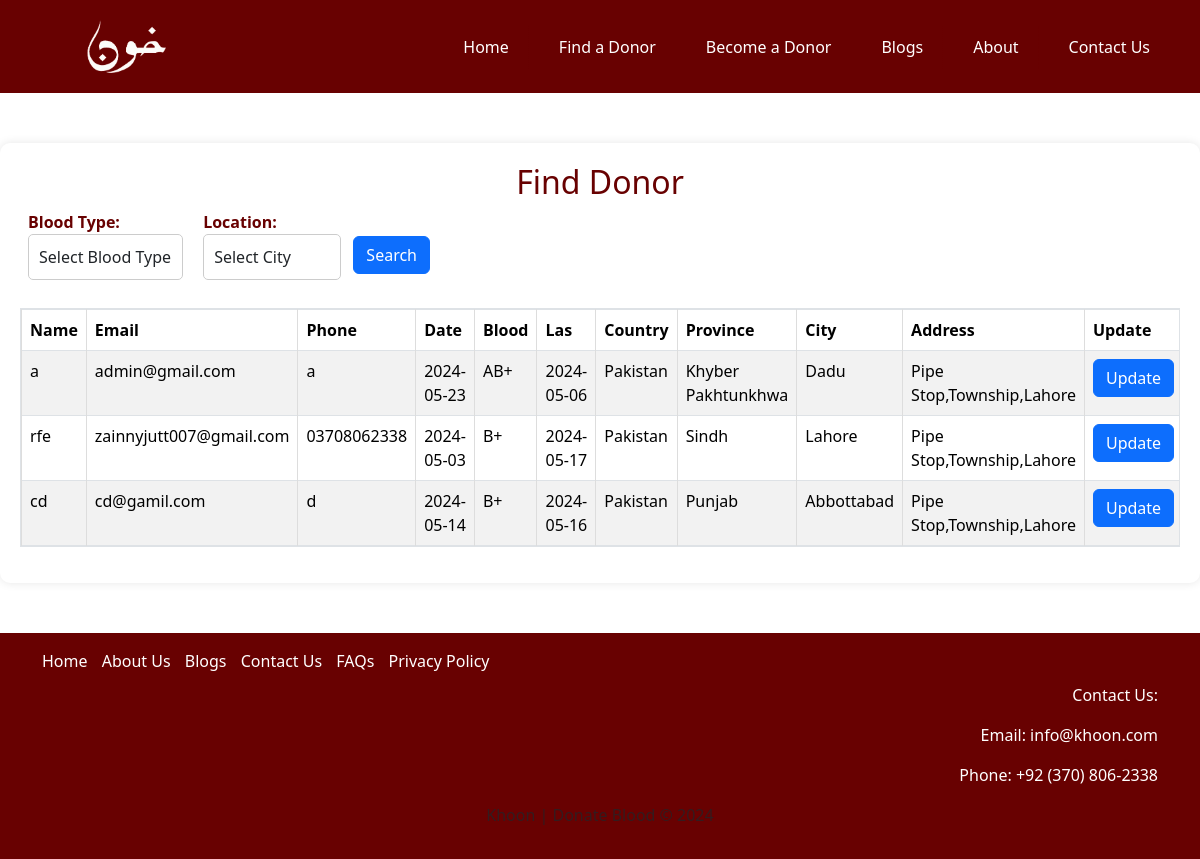
The app's page /model/find_donor.php with its own data.
### tables this page shows
CREATE TABLE `donors` (
  `id` int(100) NOT NULL,
  `name` varchar(1100) NOT NULL,
  `email` varchar(1100) NOT NULL,
  `phone` varchar(1100) NOT NULL,
  `cnic` varchar(1100) NOT NULL,
  `dob` varchar(1100) NOT NULL,
  `blood_group` varchar(1100) NOT NULL,
  `last_do_date` varchar(1100) NOT NULL,
  `country` varchar(1100) NOT NULL,
  `province` varchar(1100) NOT NULL,
  `city` varchar(1100) NOT NULL,
  `address` varchar(1100) NOT NULL
);

### common/basepath.php (called while the page is built)
<?php
$bp="//localhost/khoon/";
?>

### model/find_donor.php (the view, shortened to what this page needs)
<?php include('../common/basepath.php'); ?>
<!DOCTYPE html>
<html lang="en">
<head>
    <link rel="stylesheet" href="<?php echo $bp; ?>css/bootstrap.css">
    <link rel="stylesheet" href="<?php echo $bp; ?>css/find_donor.css">
</head>
<body>
<?php
include('../common/navbar.php');
?>
<div class="find-donor-container">
    <h2 class="find-donor-title">Find Donor</h2>
    <form id="find-donor-search-form" class="find-donor-form-inline mb-3 justify-content-end">
        <div class="form-group find-donor-form-group mx-2 mb-2">
            <label for="find-donor-blood-type" class="mr-2">Blood Type:</label>
            <select id="find-donor-blood-type" name="blood-type" class="form-control">
                <option value="">Select Blood Type</option>
            </select>
        </div>
        <div class="form-group find-donor-form-group mx-2 mb-2">
            <label for="find-donor-city" class="mr-2">Location:</label>
            <select id="find-donor-city" name="city" class="form-control" required>
                <option value="">Select City</option>
            </select>
        </div>
        <button type="submit" class="btn btn-primary mb-2">Search</button>
    </form>
    <table id="find-donor-table" class="find-donor-table table table-striped table-bordered">
        <thead>
            <tr>
                <th>Name</th>
                <th>Email</th>
                <th>Phone</th>
                <th>Date </th>
                <th>Blood</th>
                <th>Las</th>
                <th>Country</th>
                <th>Province</th>
                <th>City</th>
                <th>Address</th>
                <th>Update</th>
            </tr>
        </thead>
        <tbody>
            <?php
            include('../common/db.php');
            $sql = "SELECT * FROM donors";
            $result = $conn->query($sql);
            if ($result->num_rows > 0) {
                while($row = $result->fetch_assoc()) {
                    echo "<tr>
                        <td>{$row['name']}</td>
                        <td>{$row['email']}</td>
                        <td>{$row['phone']}</td>
                        <td>{$row['dob']}</td>
                        <td>{$row['blood_group']}</td>
                        <td>{$row['last_do_date']}</td>
                        <td>{$row['country']}</td>
                        <td>{$row['province']}</td>
                        <td>{$row['city']}</td>
                        <td>{$row['address']}</td>
                        <td><a href='update_donor.php?id={$row['id']}' class='btn btn-primary'>Update</a></td>
                        <td><a href='delete_donor.php?id={$row['id']}' class='btn btn-danger'>Delete</a></td>
                    </tr>";
                }
            } else {
                echo "<tr><td colspan='12'>No donors found</td></tr>";
            }
            ?>
        </tbody>
    </table>
</div>
<?php
include('../common/footer.php');
?>
</body>
</html>

### common/navbar.php (shortened to what this page needs)
<!DOCTYPE html>
<html lang="en">
<head>
  <link rel="stylesheet" href="<?php echo $bp; ?>css/navbar.css">
  <link rel="stylesheet" href="<?php echo $bp; ?>css/bootstrap.css">
</head>
<body>
  <header>
    <div class="logo">
      <a href="<?php echo $bp; ?>index.php"><img src="<?php echo $bp; ?>assets/logo2.png" alt="Logo"></a>
    </div>
    <nav>
      <ul>
        <li><a href="<?php echo $bp; ?>index.php">Home</a></li>
        <li><a href="<?php echo $bp; ?>model/find_donor.php">Find a Donor</a></li>
        <li><a href="<?php echo $bp; ?>model/become_donor.php">Become a Donor</a></li>
        <li><a href="<?php echo $bp; ?>model/blogs.php">Blogs</a></li>
        <li><a href="<?php echo $bp; ?>model/about_us.php">About</a></li>
        <li><a href="<?php echo $bp; ?>model/contact_us.php">Contact Us</a></li>
      </ul>
    </nav>
  </header>
</body>
</html>

### common/footer.php (shortened to what this page needs)
<!DOCTYPE html>
<html lang="en">
<head>
    <link rel="stylesheet" href="<?php echo $bp; ?>css/bootstrap.css">
</head>
<body>
    <footer class="footer mt-auto py-3">
        <div class="container">
            <div class="footer-links">
                <a href="../index.php">Home</a>
                <a href="../model/about_us.php">About Us</a>
                <a href="../model/blogs.php">Blogs</a>
                <a href="../model/contact_us.php">Contact Us</a>
                <a href="../model/faqs.php">FAQs</a>
                <a href="../model/privacy_policy.php">Privacy Policy</a>
            </div>
            <div class="contact-info">
                <p>Contact Us:</p>
                <p>Email: info@khoon.com</p>
                <p>Phone: +92 (370) 806-2338</p>
            </div>
            <p class="text-muted text-center">Khoon | Donate Blood © 2024 </p>
        </div>
    </footer>
</body>
</html>

### css/find_donor.css (style rules this page uses)
body { font-family: Arial, sans-serif; background-color: #f4f4f4; margin: 0; padding: 0; }
.find-donor-container { max-width: 100%; margin: 50px auto; padding: 20px; border-radius: 10px; background-color: #fff; box-shadow: 0 0 10px rgba(0, 0, 0, 0.1); }
.find-donor-title { color: #680101; text-align: center; }
.find-donor-form-inline .find-donor-form-group { display: inline-block; margin-right: 10px; }
.find-donor-form-group label { font-weight: bold; color: #680101; margin-right: 5px; }
.find-donor-form-group input[type="text"], .find-donor-form-group select { padding: 10px; border: 1px solid #ccc; border-radius: 5px; transition: border-color 0.3s; }
button { background-color: #680101; color: #fff; padding: 10px 20px; border: none; border-radius: 5px; cursor: pointer; transition: background-color 0.3s; }
.find-donor-table { width: 100%; border-collapse: collapse; margin-top: 20px; overflow-x: auto; display: block; }
.find-donor-table, .find-donor-table th, .find-donor-table td { border: 1px solid #ddd; }
.find-donor-table th, .find-donor-table td { padding: 10px; text-align: left; }
.find-donor-table th { background-color: #680101; color: #fff; }

### css/navbar.css (style rules this page uses)
header { display: flex; justify-content: space-between; align-items: center; padding: 20px; background-color: #680101; }
.logo { width: 200px; }
.logo img { width: 100%; height: auto; }
nav ul { list-style: none; margin: 0; padding: 0; display: flex; }
nav li { margin-right: 10px; padding: 10px 20px; transition: 0.4s ease-out; background: linear-gradient(to left, #680101 50%, #cc0000 50%) right; background-size: 250%; }
nav a { color: #ffffff; text-decoration: none; }

### common/footer.php (style rules this page uses)
.footer { background-color: #680101; color: #fff; }
.footer-links { margin-bottom: 10px; }
.footer-links a { color: #fff; margin-right: 10px; text-decoration: none; }
.contact-info { text-align: right; }

### records on screen
donors: name "a", email "admin@gmail.com", phone "a", dob "2024-05-23", blood_group "AB+", last_do_date "2024-05-06", country "Pakistan", province "Khyber Pakhtunkhwa", city "Dadu", address "Pipe Stop,Township,Lahore"
donors: name "rfe", email "zainnyjutt007@gmail.com", phone "03708062338", dob "2024-05-03", blood_group "B+", last_do_date "2024-05-17", country "Pakistan", province "Sindh", city "Lahore", address "Pipe Stop,Township,Lahore"
donors: name "cd", email "cd@gamil.com", phone "d", dob "2024-05-14", blood_group "B+", last_do_date "2024-05-16", country "Pakistan", province "Punjab", city "Abbottabad", address "Pipe Stop,Township,Lahore"
